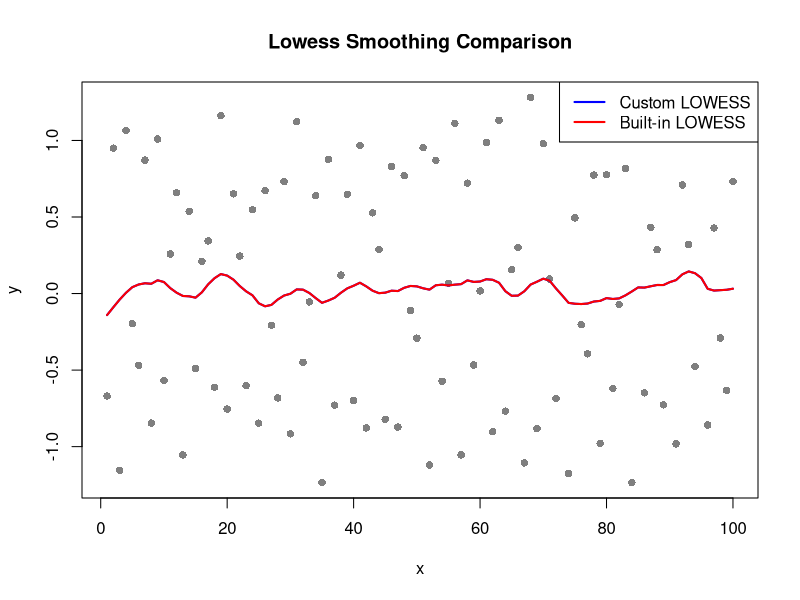

The R script that drew this image:
## ---- chunk 1
# Set the seed for reproducibility
set.seed(1)
# Create x as a sequence of numbers from 1 to 100
x <- seq(1, 100, by = 1)
# Generate y as a noisy sine wave: y = sin(x * 10) + e, where e ~ N(0, 0.2^2)
e <- rnorm(length(x), mean = 0, sd = 0.2) # generate noise
y <- sin(x * 10) + e # noisy sine wave
## ---- chunk 2
# Define a function customLowess to implement the LOWESS smoothing
customLowess <- function(x, y, f) {
  n <- length(x)
  smoothed_y <- numeric(n)
  
  # For each point in x, calculate the weighted local regression
  for (i in 1:n) {
    # Calculate distances from current x_i to all other x values
    distances <- abs(x - x[i])
    
    # Calculate the weights using the tricube kernel
    dmax <- sort(distances)[ceiling(f * n)] # distance to the furthest neighbor
    weights <- (1 - (distances / dmax)^3)^3
    weights[distances > dmax] <- 0  # Set weights of far neighbors to 0
    
    # Fit the weighted linear regression (y = beta_0 + beta_1 * x)
    X <- cbind(1, x)  # Add intercept term
    W <- diag(weights)  # Diagonal matrix of weights
    beta <- solve(t(X) %*% W %*% X) %*% t(X) %*% W %*% y
    
    # Calculate the smoothed value for y_i
    smoothed_y[i] <- beta[1] + beta[2] * x[i]
  }
  
  return(smoothed_y)
}

# Apply customLowess to the data
f <- 0.1
smoothed_y_custom <- customLowess(x, y, f)

## ---- chunk 3

smoothed_y_custom

# Use the built-in lowess function to smooth the data
smoothed_y_builtin <- lowess(x, y, f = f, iter = 0)$y
smoothed_y_builtin

# Plot both smoothed curves to compare
plot(x, y, main = "Lowess Smoothing Comparison", xlab = "x", ylab = "y", pch = 16, col = rgb(0, 0, 0, 0.5))
lines(x, smoothed_y_custom, col = "blue", lwd = 2)  
lines(x, smoothed_y_builtin, col = "red", lwd = 2)   
legend("topright", legend = c("Custom LOWESS", "Built-in LOWESS"), col = c("blue", "red"), lwd = 2)
